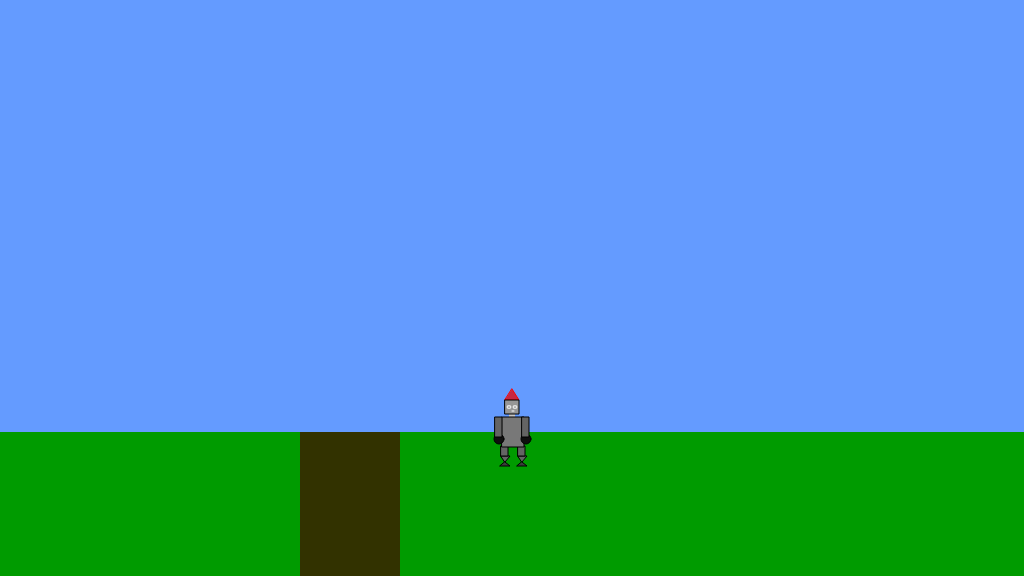
Frame 1 (no input)
Frame 60 (no input): identical to frame 1, image omitted
Frame 120 (the mouse pressed at the canvas centre since frame 60): identical to frame 1, image omitted

The p5.js sketch that drew this single still picture (run headless with seeded random() and noise() and a simulated clock; from frame 60 on, the mouse is pressed at the canvas centre):

// p5.js sketch
// ── sketch.js
/*

The Game Project

Week 3

Game interaction

*/


var gameChar_x;
var gameChar_y;
var floorPos_y;

var isLeft = false;
var isRight = false;
var isJumping = false;
var isFalling = false;
var controls;

var charPos_x;
var charPos_y;

var relative = {
		torso_x : -43,
		torso_y : -103,
		mountain_x : 25,
		mountain_y : 10,
		tree_x : 770,
		tree_y : 327
};

var neck = {
		width: 6,
		height : 7
	};
	
var leg = {
		width : 7,
		height : 10
	};
	
var torso = {
		width : 22,
		height : 30
	};
	
var arm = {
		width : 7,
		height : 20
	};
	
var head = {
		width : 14,
		height: 14
	};

var jewel = {x_pos: 100, y_pos: 100, size: 50, isFound: false};
var canyon = {x_pos: 300, width: 100};

function setup()
{
    createCanvas(1024, 576);
    floorPos_y = height * 3/4;
   charPos_x = width/2;
   charPos_y = floorPos_y;
	
	controls = {
		jump : 38,
		left : 37,
		right : 39
	};
	
	
}

function draw()
{
    background(100,155,255); //fill the sky blue

    noStroke();
    fill(0,155,0);
    rect(0, floorPos_y, width, height - floorPos_y); //draw some green ground


    //draw the canyon
    fill(50,50,0);
    rect(canyon.x_pos, floorPos_y, canyon.width, height - floorPos_y);
	
	


    //the game character
    if(isLeft && isJumping)
    {
        // jumping-left 
		 
		 // hat
		stroke( 255, 0, 0);
		fill( 234, 0, 0, 190);
		 
		triangle(charPos_x + 36 + relative.torso_x, charPos_y + 71 + relative.torso_y, charPos_x + 50 + relative.torso_x, charPos_y + 71 + relative.torso_y, charPos_x + 43 + relative.torso_x, charPos_y + 60 + relative.torso_y);
	
	// neck
	
		noStroke();
		fill( 200 );
		 
		rect( charPos_x + 40 + relative.torso_x, charPos_y + 82 + relative.torso_y, neck.width, neck.height);
	
	// head
		
		stroke(0);
		strokeWeight(1);
		fill( 150);
		 
		rect(charPos_x + 38 + relative.torso_x, charPos_y + 71 + relative.torso_y, head.width - 4, head.height);
	
	// left eye
		noStroke();
		fill( 230);
		 
		ellipse(charPos_x + 40 + relative.torso_x, charPos_y + 78 + relative.torso_y, 5, 4);
		 
		stroke(0);
		point(charPos_x + 40 + relative.torso_x, charPos_y + 78 + relative.torso_y);
		 
		 // torso
		
		stroke(0);
		strokeWeight(1);
		fill(120);
		 
		rect( charPos_x + 36  + relative.torso_x , charPos_y + 88 + relative.torso_y , torso.width - 9, torso.height);
		
	// left leg
		
		stroke(0);
		fill(100);
		strokeWeight(1);
		 
		triangle( charPos_x + 32 + relative.torso_x, charPos_y + 112 + relative.torso_y, charPos_x + 26 + relative.torso_x, charPos_y + 116 + relative.torso_y, charPos_x + 32 + relative.torso_x, charPos_y + 120 + relative.torso_y );
		 
		rect( charPos_x + 32 + relative.torso_x, charPos_y + 112 + relative.torso_y, leg.width, leg.height);
	
	// left boot
		
		stroke(0);
		fill(60);
		strokeWeight(1);
		 
		triangle(charPos_x + 28 + relative.torso_x, charPos_y + 116 + relative.torso_y, charPos_x + 22 + relative.torso_x, charPos_y + 112 + relative.torso_y, charPos_x + 22 + relative.torso_x, charPos_y + 120 + relative.torso_y);
		
	// left arm
		
		stroke(0);
		strokeWeight(1);
		fill( 15);
		 
		ellipse( charPos_x + 43 + relative.torso_x, charPos_y + 110 - 103, 10, 10);
		fill(100);
		rect( charPos_x + 40 + relative.torso_x , charPos_y + 88 + relative.torso_y, arm.width, arm.height);
	
    }
    else if(isRight && isJumping)
    {
        // jumping-right
		 
		  // hat
		stroke( 255, 0, 0);
		fill( 234, 0, 0, 190);
		 
		triangle(charPos_x + 36 + relative.torso_x, charPos_y + 71 + relative.torso_y, charPos_x + 50 + relative.torso_x, charPos_y + 71 + relative.torso_y, charPos_x + 43 + relative.torso_x, charPos_y + 60 + relative.torso_y);
	
	// neck
	
		noStroke();
		fill( 200 );
		 
		rect( charPos_x + 40 + relative.torso_x, charPos_y + 82 + relative.torso_y, neck.width, neck.height);
	
	// head
		
		stroke(0);
		strokeWeight(1);
		fill( 150);
		 
		rect(charPos_x + 38 + relative.torso_x, charPos_y + 71 + relative.torso_y, head.width - 4, head.height);
		
	// right eye 
		noStroke();
		fill( 230);
		 
		ellipse(charPos_x + 46 + relative.torso_x, charPos_y + 78 + relative.torso_y, 5, 4);
		stroke(0);
		point(charPos_x + 46 + relative.torso_x, charPos_y + 78 + relative.torso_y);
		 
		 // torso
		
		stroke(0);
		strokeWeight(1);
		fill(120);
		 
		rect( charPos_x + 36  + relative.torso_x , charPos_y + 88 + relative.torso_y , torso.width - 9, torso.height);
	
	// right leg
		stroke(0);
		fill(100);
		strokeWeight(1);
		 
		triangle( charPos_x + 53 + relative.torso_x , charPos_y + 112 + relative.torso_y, charPos_x + 63 + relative.torso_x, charPos_y + 116 + relative.torso_y, charPos_x + 54 + relative.torso_x, charPos_y + 120 + relative.torso_y);
		rect( charPos_x + 46 + relative.torso_x, charPos_y + 112 + relative.torso_y, leg.width, leg.height);
		
	// right boot
	
		stroke(0);
		fill(60);
		strokeWeight(1);
		 
		triangle(charPos_x + 60 + relative.torso_x , charPos_y + 116 + relative.torso_y, charPos_x + 68 + relative.torso_x, charPos_y + 112 + relative.torso_y , charPos_x + 68 + relative.torso_x, charPos_y + 120 + relative.torso_y);
	
	// right arm
		stroke(0);
		strokeWeight(1);
		fill( 15);
		 
		ellipse( charPos_x + 43 + relative.torso_x , charPos_y + 110 + relative.torso_y, 10, 10);
		 
		fill(100);
		rect( charPos_x + 39 + relative.torso_x , charPos_y + 88 + relative.torso_y, arm.width, arm.height);
	

    }
    else if(isLeft)
    {
        // walking left
		 
		 // standing facing forwards
		 
       // hat
		 
		stroke( 255, 0, 0);
		fill( 234, 0, 0, 190);
		
		triangle(charPos_x + 36 + relative.torso_x, charPos_y + 71 + relative.torso_y, charPos_x + 50 + relative.torso_x, charPos_y + 71 + relative.torso_y, charPos_x + 43 + relative.torso_x, charPos_y + 60 + relative.torso_y);
	
	// neck
	
		noStroke();
		fill( 200 );
		rect( charPos_x + 40 + relative.torso_x, charPos_y + 82 + relative.torso_y, neck.width, neck.height);
	
	// head
		
		stroke(0);
		strokeWeight(1);
		fill( 150);
		rect(charPos_x + 38 + relative.torso_x, charPos_y + 71 + relative.torso_y, head.width - 4, head.height);
	
	// left eye
		noStroke();
		fill( 230);
		ellipse(charPos_x + 40 + relative.torso_x, charPos_y + 78 + relative.torso_y, 5, 4);
		stroke(0);
		point(charPos_x + 40 + relative.torso_x, charPos_y + 78 + relative.torso_y);
		
	// left leg
		
		stroke(0);
		fill(100);
		strokeWeight(1);
		 
		triangle( charPos_x + 39 + relative.torso_x, charPos_y + 127 + relative.torso_y, charPos_x + 48 + relative.torso_x, charPos_y + 127 + relative.torso_y, charPos_x + 43 + relative.torso_x, charPos_y + 133 + relative.torso_y );
		rect( charPos_x + 39 + relative.torso_x, charPos_y + 117 + relative.torso_y, leg.width, leg.height);
	
	// left boot
		
		stroke(0);
		fill(60);
		strokeWeight(1);
		 
		triangle(charPos_x + 43 + relative.torso_x, charPos_y + 133 + relative.torso_y, charPos_x + 48 + relative.torso_x, charPos_y + 137 + relative.torso_y, charPos_x + 38 + relative.torso_x, charPos_y + 137 + relative.torso_y);
	
		// torso
		
		stroke(0);
		strokeWeight(1);
		fill(120);
		 
		rect( charPos_x + 36 + relative.torso_x , charPos_y + 88 + relative.torso_y , torso.width - 9, torso.height);
	
	// left arm
		
		stroke(0);
		strokeWeight(1);
		fill( 15);
		 
		ellipse( charPos_x + 43 + relative.torso_x, charPos_y + 110 - 103, 10, 10);
		fill(100);
		rect( charPos_x + 40 + relative.torso_x , charPos_y + 88 + relative.torso_y, arm.width, arm.height);
	

		 
		 
    }
    else if(isRight)
    {
        // walking right 
		 
		  // hat
		stroke( 255, 0, 0);
		fill( 234, 0, 0, 190);
		 
		triangle(charPos_x + 36 + relative.torso_x, charPos_y + 71 + relative.torso_y, charPos_x + 50 + relative.torso_x, charPos_y + 71 + relative.torso_y, charPos_x + 43 + relative.torso_x, charPos_y + 60 + relative.torso_y);
	
	// neck
	
		noStroke();
		fill( 200 );
		rect( charPos_x + 40 + relative.torso_x, charPos_y + 82 + relative.torso_y, neck.width, neck.height);
	
	// head
		
		stroke(0);
		strokeWeight(1);
		fill( 150);
		 
		rect(charPos_x + 38 + relative.torso_x, charPos_y + 71 + relative.torso_y, head.width - 4, head.height);
		
	// right eye 
		noStroke();
		fill( 230);
		 
		ellipse(charPos_x + 46 + relative.torso_x, charPos_y + 78 + relative.torso_y, 5, 4);
		stroke(0);
		point(charPos_x + 46 + relative.torso_x, charPos_y + 78 + relative.torso_y);
	
	// right leg
		stroke(0);
		fill(100);
		strokeWeight(1);
		 
		triangle( charPos_x + 39 + relative.torso_x , charPos_y + 127 + relative.torso_y, charPos_x + 48 + relative.torso_x, charPos_y + 127 + relative.torso_y, charPos_x + 43 + relative.torso_x, charPos_y + 133 + relative.torso_y);
		rect( charPos_x + 39 + relative.torso_x, charPos_y + 117 + relative.torso_y, leg.width, leg.height);
		
	// right boot
	
		stroke(0);
		fill(60);
		strokeWeight(1);
		 
		triangle(charPos_x + 43 + relative.torso_x , charPos_y + 133 + relative.torso_y, charPos_x + 48 + relative.torso_x, charPos_y + 137 + relative.torso_y , charPos_x + 38 + relative.torso_x, charPos_y + 137 + relative.torso_y);
	
		// torso
		
		stroke(0);
		strokeWeight(1);
		fill(120);
		 
		rect( charPos_x + 36  + relative.torso_x , charPos_y + 88 + relative.torso_y , torso.width - 9, torso.height);
	
	// right arm
		stroke(0);
		strokeWeight(1);
		fill( 15);
		 
		ellipse( charPos_x + 43 + relative.torso_x , charPos_y + 110 + relative.torso_y, 10, 10);
		fill(100);
		rect( charPos_x + 39 + relative.torso_x , charPos_y + 88 + relative.torso_y, arm.width, arm.height);
	

    }
	
    else if(isJumping || isFalling)
    {   
		 // jumping facing forwards
        // hat
		stroke( 255, 0, 0);
		fill( 234, 0, 0, 190);
		triangle(charPos_x + 36 + relative.torso_x, charPos_y + 71 + relative.torso_y, charPos_x + 50 + relative.torso_x, charPos_y + 71 + relative.torso_y, charPos_x + 43 + relative.torso_x, charPos_y + 60 + relative.torso_y);
	
	// neck
	
		noStroke();
		fill( 200 );
		rect( charPos_x + 40 + relative.torso_x, charPos_y + 82 + relative.torso_y, neck.width, neck.height);
	
	// head
		
		stroke(0);
		strokeWeight(1);
		fill( 150);
		rect(charPos_x + 36 + relative.torso_x, charPos_y + 71 + relative.torso_y, head.width, head.height);
	
	// left eye
		noStroke();
		fill( 230);
		ellipse(charPos_x + 46 + relative.torso_x, charPos_y + 78 + relative.torso_y, 5, 4);
		stroke(0);
		point(charPos_x + 46 + relative.torso_x, charPos_y + 78 + relative.torso_y);
		
	// right eye 
		noStroke();
		fill( 230);
		ellipse(charPos_x + 40 + relative.torso_x, charPos_y + 78 + relative.torso_y, 5, 4);
		stroke(0);
		point(charPos_x + 40 + relative.torso_x, charPos_y + 78 + relative.torso_y);
		
	// mouth
		stroke(255);
		line(charPos_x + 43 + relative.torso_x, charPos_y + 82 + relative.torso_y, charPos_x + 45 + relative.torso_x, charPos_y + 82 + relative.torso_y);
		 
		 // torso
		
		stroke(0);
		strokeWeight(1);
		fill(120);
		rect( charPos_x + 33  + relative.torso_x , charPos_y + 88 + relative.torso_y , torso.width, torso.height);
		 
		 // left arm
		
		stroke(0);
		strokeWeight(1);
		fill( 15);
		ellipse( charPos_x + 57 + relative.torso_x, charPos_y + 110 - 103, 10, 10);
		fill(100);
		rect( charPos_x + 53 + relative.torso_x , charPos_y + 88 + relative.torso_y, arm.width, arm.height);

		 // right arm
		stroke(0);
		strokeWeight(1);
		fill( 15);
		ellipse( charPos_x + 30 + relative.torso_x , charPos_y + 110 + relative.torso_y, 10, 10);
		fill(100);
		rect( charPos_x + 26 + relative.torso_x , charPos_y + 88 + relative.torso_y, arm.width, arm.height);
		 
		 
	// left leg
		
		stroke(0);
		fill(100);
		strokeWeight(1);
		rect( charPos_x + 49 + relative.torso_x, charPos_y + 117 + relative.torso_y, leg.width, leg.height - 5);
	
	// right leg
		stroke(0);
		fill(100);
		strokeWeight(1);
		rect( charPos_x + 32 + relative.torso_x, charPos_y + 117 + relative.torso_y, leg.width, leg.height - 5);
	
	// left boot
		
		stroke(0);
		fill(60);
		strokeWeight(1);
		triangle(charPos_x + 53 + relative.torso_x, charPos_y + 113 + relative.torso_y, charPos_x + 49 + relative.torso_x, charPos_y + 127 + relative.torso_y, charPos_x + 58 + relative.torso_x, charPos_y + 127 + relative.torso_y);
		
	// right boot
	
		stroke(0);
		fill(60);
		strokeWeight(1);
		triangle(charPos_x + 36 + relative.torso_x , charPos_y + 113 + relative.torso_y, charPos_x + 41 + relative.torso_x, charPos_y + 127 + relative.torso_y , charPos_x + 31 + relative.torso_x, charPos_y + 127 + relative.torso_y);
	
    }
    else
    { // standing facing forwards
       // hat
		stroke( 255, 0, 0);
		fill( 234, 0, 0, 190);
		triangle(charPos_x + 36 + relative.torso_x, charPos_y + 71 + relative.torso_y, charPos_x + 50 + relative.torso_x, charPos_y + 71 + relative.torso_y, charPos_x + 43 + relative.torso_x, charPos_y + 60 + relative.torso_y);
	
	// neck
	
		noStroke();
		fill( 200 );
		rect( charPos_x + 40 + relative.torso_x, charPos_y + 82 + relative.torso_y, neck.width, neck.height);
	
	// head
		
		stroke(0);
		strokeWeight(1);
		fill( 150);
		rect(charPos_x + 36 + relative.torso_x, charPos_y + 71 + relative.torso_y, head.width, head.height);
	
	// left eye
		noStroke();
		fill( 230);
		ellipse(charPos_x + 46 + relative.torso_x, charPos_y + 78 + relative.torso_y, 5, 4);
		stroke(0);
		point(charPos_x + 46 + relative.torso_x, charPos_y + 78 + relative.torso_y);
		
	// right eye 
		noStroke();
		fill( 230);
		ellipse(charPos_x + 40 + relative.torso_x, charPos_y + 78 + relative.torso_y, 5, 4);
		stroke(0);
		point(charPos_x + 40 + relative.torso_x, charPos_y + 78 + relative.torso_y);
		
	// mouth
		stroke(255);
		line(charPos_x + 43 + relative.torso_x, charPos_y + 82 + relative.torso_y, charPos_x + 45 + relative.torso_x, charPos_y + 82 + relative.torso_y);

	// left leg
		
		stroke(0);
		fill(100);
		strokeWeight(1);
		triangle( charPos_x + 49 + relative.torso_x, charPos_y + 127 + relative.torso_y, charPos_x + 58 + relative.torso_x, charPos_y + 127 + relative.torso_y, charPos_x + 53 + relative.torso_x, charPos_y + 133 + relative.torso_y );
		rect( charPos_x + 49 + relative.torso_x, charPos_y + 117 + relative.torso_y, leg.width, leg.height);
	
	// right leg
		stroke(0);
		fill(100);
		strokeWeight(1);
		triangle( charPos_x + 32 + relative.torso_x , charPos_y + 127 + relative.torso_y, charPos_x + 41 + relative.torso_x, charPos_y + 127 + relative.torso_y, charPos_x + 36 + relative.torso_x, charPos_y + 133 + relative.torso_y);
		rect( charPos_x + 32 + relative.torso_x, charPos_y + 117 + relative.torso_y, leg.width, leg.height);
	
	// left boot
		
		stroke(0);
		fill(60);
		strokeWeight(1);
		triangle(charPos_x + 53 + relative.torso_x, charPos_y + 133 + relative.torso_y, charPos_x + 58 + relative.torso_x, charPos_y + 137 + relative.torso_y, charPos_x + 48 + relative.torso_x, charPos_y + 137 + relative.torso_y);
		
	// right boot
	
		stroke(0);
		fill(60);
		strokeWeight(1);
		triangle(charPos_x + 36 + relative.torso_x , charPos_y + 133 + relative.torso_y, charPos_x + 41 + relative.torso_x, charPos_y + 137 + relative.torso_y , charPos_x + 31 + relative.torso_x, charPos_y + 137 + relative.torso_y);
	
		// torso
		
		stroke(0);
		strokeWeight(1);
		fill(120);
		rect( charPos_x + 33  + relative.torso_x , charPos_y + 88 + relative.torso_y , torso.width, torso.height);
	
	// left arm
		
		stroke(0);
		strokeWeight(1);
		fill( 15);
		ellipse( charPos_x + 57 + relative.torso_x, charPos_y + 110 - 103, 10, 10);
		fill(100);
		rect( charPos_x + 53 + relative.torso_x , charPos_y + 88 + relative.torso_y, arm.width, arm.height);
	
	// right arm
		stroke(0);
		strokeWeight(1);
		fill( 15);
		ellipse( charPos_x + 30 + relative.torso_x , charPos_y + 110 + relative.torso_y, 10, 10);
		fill(100);
		rect( charPos_x + 26 + relative.torso_x , charPos_y + 88 + relative.torso_y, arm.width, arm.height);
	
    }
	
	if( isLeft ) {
		
		charPos_x -= 5;
	}
	if( isRight) {
		
		charPos_x += 5;
	}
	
	if( isJumping && floorPos_y - charPos_y < 50 ) {
		
		charPos_y -= 5;
	}
	
	if( charPos_y < floorPos_y  && !isJumping) {
			
			charPos_y += 1;
		}
	

	
	
	
}


function keyPressed()
{
  	if( keyCode == controls.left ) {
		
		isLeft = true;
	}
	
	if ( keyCode == controls.right ) {
		
		isRight = true;
	}
	
	if( keyCode == controls.jump && charPos_y == floorPos_y ) {
		
		isJumping = true;
		 
	}
}


function keyReleased()
{
    if( keyCode == controls.left ) {
		 
		 isLeft = false;
	 }
	
	if( keyCode == controls.right ) {
		
		isRight = false;
	}
	
	if( keyCode == controls.jump ) {
		
		isJumping = false;
	}
		
}
